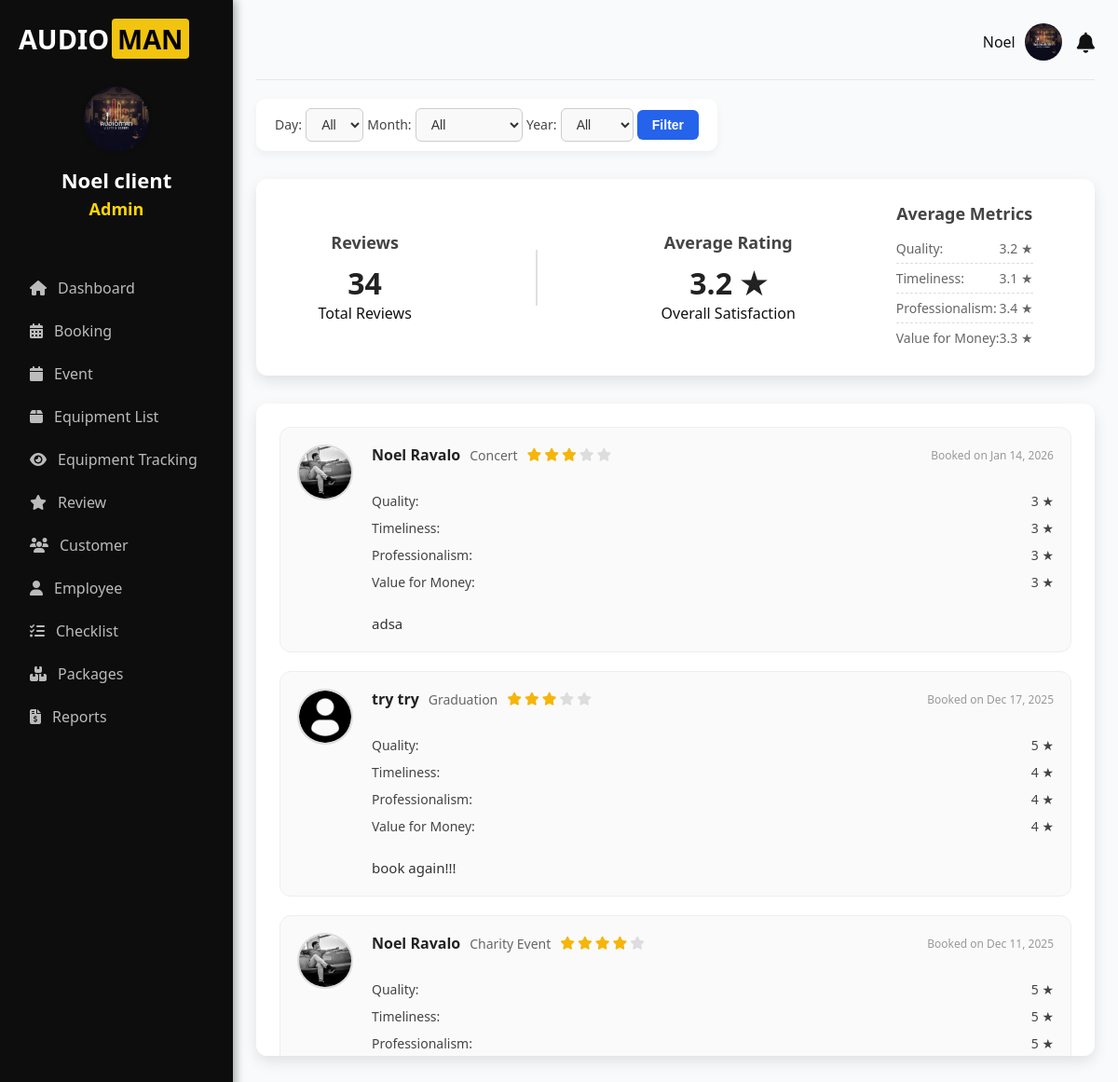
/accounts/reviews/ (signed in), run on the app's committed database.
### accounts/models.py (models this page shows, shortened)
class Profile(models.Model):
    user = models.OneToOneField(User, on_delete=models.CASCADE)
    contact_number = models.CharField(max_length=20)
    province = models.CharField(max_length=100)
    city = models.CharField(max_length=100)
    barangay = models.CharField(max_length=100, blank=True, null=True)  # ➕ Added field
    address = models.CharField(max_length=255, blank=True, null=True)
    profile_picture = models.ImageField(upload_to='profile_pictures/', blank=True, null=True)
    requested_admin = models.BooleanField(default=False)

class Review(models.Model):
    booking = models.ForeignKey(Booking, on_delete=models.CASCADE, null=True, blank=True)
    customer_name = models.CharField(max_length=255, default='Anonymous')
    booking_date = models.DateField()
    event_type = models.CharField(max_length=255, default='Unknown')
    rating = models.IntegerField(default=5)
    quality = models.IntegerField(default=0)
    timeliness = models.IntegerField(default=0)
    professionalism = models.IntegerField(default=0)
    value_for_money = models.IntegerField(default=0)
    comment = models.TextField(default='No comment.')
    created_at = models.DateTimeField(auto_now_add=True)

### accounts/views.py (the view)
    def wrapper(request, *args, **kwargs):
        if not request.user.is_authenticated:
            print("User is not authenticated.")  # Debugging line
            return redirect("login")
        if not request.user.is_staff and not request.user.is_superuser:
            print(f"User {request.user.username} does not have admin privileges.")  # Debugging line
            raise PermissionDenied  # User is denied access
        return view_func(request, *args, **kwargs)

### accounts/context_processors.py (called while the page is built)
def notifications_context(request):
    if request.user.is_authenticated:
        notifications = Notification.objects.filter(user=request.user).order_by('-created_at')
        unread_count = notifications.filter(is_read=False).count()
        return {
            'notifications': notifications,
            'notifications_unread_count': unread_count
        }
    return {}

def global_notifications(request):
    if request.user.is_authenticated:
        notifications = Booking.objects.filter(status="Pending")
    else:
        notifications = []
    return {
        'notifications': notifications
    }

def user_notifications(request):
    if request.user.is_authenticated:
        notifications_qs = Notification.objects.filter(user=request.user).order_by('-created_at')
        notifications_unread_count = notifications_qs.filter(is_read=False).count()
        latest_notifications = notifications_qs[:5]
        return {
            'notifications': latest_notifications,
            'notifications_unread_count': notifications_unread_count,
        }
    return {
        'notifications': [],
        'notifications_unread_count': 0,
    }

### accounts/views.py (called while the page is built)
def admin_only(view_func):
    def wrapper(request, *args, **kwargs):
        if not request.user.is_authenticated:
            print("User is not authenticated.")  # Debugging line
            return redirect("login")
        if not request.user.is_staff and not request.user.is_superuser:
            print(f"User {request.user.username} does not have admin privileges.")  # Debugging line
            raise PermissionDenied  # User is denied access
        return view_func(request, *args, **kwargs)
    return wrapper

### accounts/templates/client/reviews.html (shortened to what this page needs)
{% extends 'client-base.html' %}
{% load custom_filters %}
{% load static %}
{% block content %}
<div class="date-filter">
    <form method="get">
        <label for="filter_day">Day:</label>
        <select id="filter_day" name="filter_day">
            <option value="">All</option>
        </select>
        <label for="filter_month">Month:</label>
        <select id="filter_month" name="filter_month">
            <option value="">All</option>
        </select>
        <label for="filter_year">Year:</label>
        <select id="filter_year" name="filter_year">
            <option value="">All</option>
        </select>
        <button type="submit">Filter</button>
    </form>
</div>
<div class="review-summary">
    <div class="review-count">
        <h2>Reviews</h2>
        <p class="review-number">{{ reviews.count }}</p>
        <p class="review-label">Total Reviews</p>
    </div>
    <div class="divider"></div>
    <div class="average-rating">
        <h2>Average Rating</h2>
        <div class="rating-number">
            {{ average_rating|default:"0" }} ★
        </div>
        <p>Overall Satisfaction</p>
    </div>
    <div class="metrics-summary">
        <h2>Average Metrics</h2>
        <ul>
            <li>Quality: <span>{{ avg_quality|default:"0" }} ★</span></li>
            <li>Timeliness: <span>{{ avg_timeliness|default:"0" }} ★</span></li>
            <li>Professionalism: <span>{{ avg_professionalism|default:"0" }} ★</span></li>
            <li>Value for Money: <span>{{ avg_value_for_money|default:"0" }} ★</span></li>
        </ul>
    </div>
</div>
<div class="reviews-list">
    {% for review in reviews %}
<div class="review-card">
    {% with review.booking.user.profile as user_profile %}
    <img src="{% if user_profile and user_profile.profile_picture %}{{ user_profile.profile_picture.url }}{% else %}{% static 'images/profile-user.png' %}{% endif %}"
         alt="Reviewer" class="reviewer-avatar">
    {% endwith %}
    <div class="review-details">
        <div class="review-header">
            <strong>{{ review.customer_name }}</strong>
            <span>{{ review.event_type }}</span>
            <span class="stars">
                {% for i in "12345" %}
                    {% if forloop.counter <= review.rating %}
                        <i class="fa-solid fa-star filled"></i>
                    {% else %}
                        <i class="fa-solid fa-star empty"></i>
                    {% endif %}
                {% endfor %}
            </span>
            <span class="date">Booked on {{ review.booking_date|date:"M d, Y" }}</span>
        </div>
        <ul class="metrics">
            <li>Quality: <span>{{ review.quality }} ★</span></li>
            <li>Timeliness: <span>{{ review.timeliness }} ★</span></li>
            <li>Professionalism: <span>{{ review.professionalism }} ★</span></li>
            <li>Value for Money: <span>{{ review.value_for_money }} ★</span></li>
        </ul>
        <p>{{ review.comment }}</p>
    </div>
</div>
{% empty %}
<p>No reviews yet.</p>
{% endfor %}
</div>
{% endblock %}

### accounts/templates/client-base.html (shortened to what this page needs)
{% load static %}
<!DOCTYPE html>
<html lang="en">
<head>
  <link rel="stylesheet" href="https://cdnjs.cloudflare.com/ajax/libs/font-awesome/6.5.0/css/all.min.css" />
</head>
<body>
  <div class="container">
    <aside class="sidebar" id="sidebar">
      <div class="logo">
        <span class="text-white">AUDIO</span><span class="text-yellow">MAN</span>
      </div>
      <div class="user">
        <div class="avatar">
          <img
            src="{% if request.user.profile.profile_picture %}{{ request.user.profile.profile_picture.url }}{% else %}{% static 'images/user1.jpg' %}{% endif %}"
            alt="Avatar Icon"
            class="avatar-img"
            style="width: 70px; height: 70px; border-radius: 50%; object-fit: cover;"
          />
        </div>
        <h3 class="owner-name" style="font-size: 22px; font-weight: 700;">
          {{ request.user.get_full_name }}
        </h3>
        <p class="owner-role" style="font-size: 18px; font-weight: 600; color: #ffd700;">
          {% if request.user.is_superuser %}
            Admin
          {% elif request.user.is_staff %}
            Staff
          {% else %}
            Owner
          {% endif %}
        </p>
      </div>
     <nav class="nav">
    {% if user.is_staff and not user.is_superuser %}
        <a href="{% url 'checklist' %}"><i class="fas fa-list-check"></i> Checklist</a>
    {% else %}
        <a href="{% url 'dashboard' %}"><i class="fas fa-home"></i> Dashboard</a>
        <a href="{% url 'booking' %}"><i class="fas fa-calendar-alt"></i> Booking</a>
        <a href="{% url 'event' %}"><i class="fas fa-calendar"></i> Event</a>
        <a href="{% url 'equipment' %}"><i class="fas fa-box"></i> Equipment List</a>
        <a href="{% url 'tracking' %}"><i class="fas fa-eye"></i> Equipment Tracking</a>
        <a href="{% url 'reviews' %}"><i class="fas fa-star"></i> Review</a>
        <a href="{% url 'customer' %}"><i class="fas fa-users"></i> Customer</a>
        <a href="{% url 'employee' %}"><i class="fas fa-user"></i> Employee</a>
        <a href="{% url 'checklist' %}"><i class="fas fa-list-check"></i> Checklist</a>
        <a href="{% url 'package_list' %}"><i class="fas fa-boxes"></i> Packages</a>
        <a href="{% url 'reports_page' %}"><i class="fas fa-file-invoice-dollar"></i> Reports</a>
    {% endif %}
</nav>
    </aside>
<main class="main">
  <div class="topbar">
    <div class="topbar-right">
      <div class="user-info" id="topbarDropdownToggle">
        <span>{{ request.user.first_name }}</span>
        <img
          src="{% if request.user.profile.profile_picture %}{{ request.user.profile.profile_picture.url }}{% else %}{% static 'images/profile-icon.png' %}{% endif %}"
          alt="User Avatar"
        />
      </div>
      <div class="notification" id="notifToggle">
        <i class="fas fa-bell"></i>
      </div>
    </div>
  </div>
  {% block content %}{% endblock %}
</main>
</body>
</html>

### accounts/templates/client-base.html (style rules this page uses)
* { margin: 0; padding: 0; box-sizing: border-box; }
body { font-family: 'Segoe UI', Arial, sans-serif; background: #f9fafb; color: #111; display: flex; height: 100vh; overflow: hidden; transition: background 0.3s, color 0.3s; }
.container { display: flex; width: 100%; }
.sidebar { background: #0d0d0d; color: #fff; width: 250px; padding: 20px; display: flex; flex-direction: column; height: 100vh; position: fixed; transition: background 0.3s; box-shadow: 2px 0 10px rgba(0,0,0,0.4); }
.logo { font-size: 24px; font-weight: bold; margin-bottom: 30px; display: flex; align-items: center; font-size: 1.8rem; }
.logo .text-white { color: white; }
.logo .text-yellow { background-color: #f1c40f; color: #000; padding: 2px 6px; border-radius: 4px; margin-left: 3px; font-weight: bold; }
.user { text-align: center; margin-bottom: 30px; }
.avatar img.avatar-img { width: 80px; height: 80px; border-radius: 50%; object-fit: cover; margin: 0 auto 10px; border: none; background: none; box-shadow: 0 0 4px rgba(0,0,0,0.2); }
.owner-name { color: #fff; font-size: 18px; font-weight: 600; margin-bottom: 4px; }
.owner-role { color: #ccc; font-size: 14px; }
.nav { margin-top: 20px; }
.nav a { display: flex; align-items: center; gap: 12px; padding: 12px; color: #bbb; text-decoration: none; border-radius: 8px; transition: all 0.3s ease; font-weight: 500; }
.main { flex-grow: 1; padding: 25px; margin-left: 250px; overflow-y: auto; transition: background 0.3s, color 0.3s; }
.topbar { display: flex; justify-content: flex-end; align-items: center; padding-bottom: 20px; border-bottom: 1px solid #e5e7eb; margin-bottom: 20px; }
.topbar-right { display: flex; align-items: center; gap: 16px; }
.notification { position: relative; font-size: 18px; cursor: pointer; }
.user-info { position: relative; display: flex; align-items: center; gap: 10px; cursor: pointer; }
.user-info img { width: 40px; height: 40px; border-radius: 50%; object-fit: cover; }
.notification { position: relative; font-size: 22px; cursor: pointer; }

### data on the page
Review: profile_picture (picture), customer_name "Noel Ravalo", event_type "Concert", rating 3 (drawn), booking_date "Jan 14, 2026", quality "3", timeliness "3", professionalism "3", value_for_money "3", comment "adsa"
Review: customer_name "try try", event_type "Graduation", rating 3 (drawn), booking_date "Dec 17, 2025", quality "5", timeliness "4", professionalism "4", value_for_money "4", comment "book again!!!"
Review: profile_picture (picture), customer_name "Noel Ravalo", event_type "Charity Event", rating 4 (drawn), booking_date "Dec 11, 2025", quality "5", timeliness "5", professionalism "5"

### other printed values
{{ request.user.get_full_name }} "Noel client"
{{ request.user.first_name }} "Noel"
{{ reviews.count }} "34"
{{ average_rating|default:"0" }} "3.2"
{{ avg_quality|default:"0" }} "3.2"
{{ avg_timeliness|default:"0" }} "3.1"
{{ avg_professionalism|default:"0" }} "3.4"
{{ avg_value_for_money|default:"0" }} "3.3"
